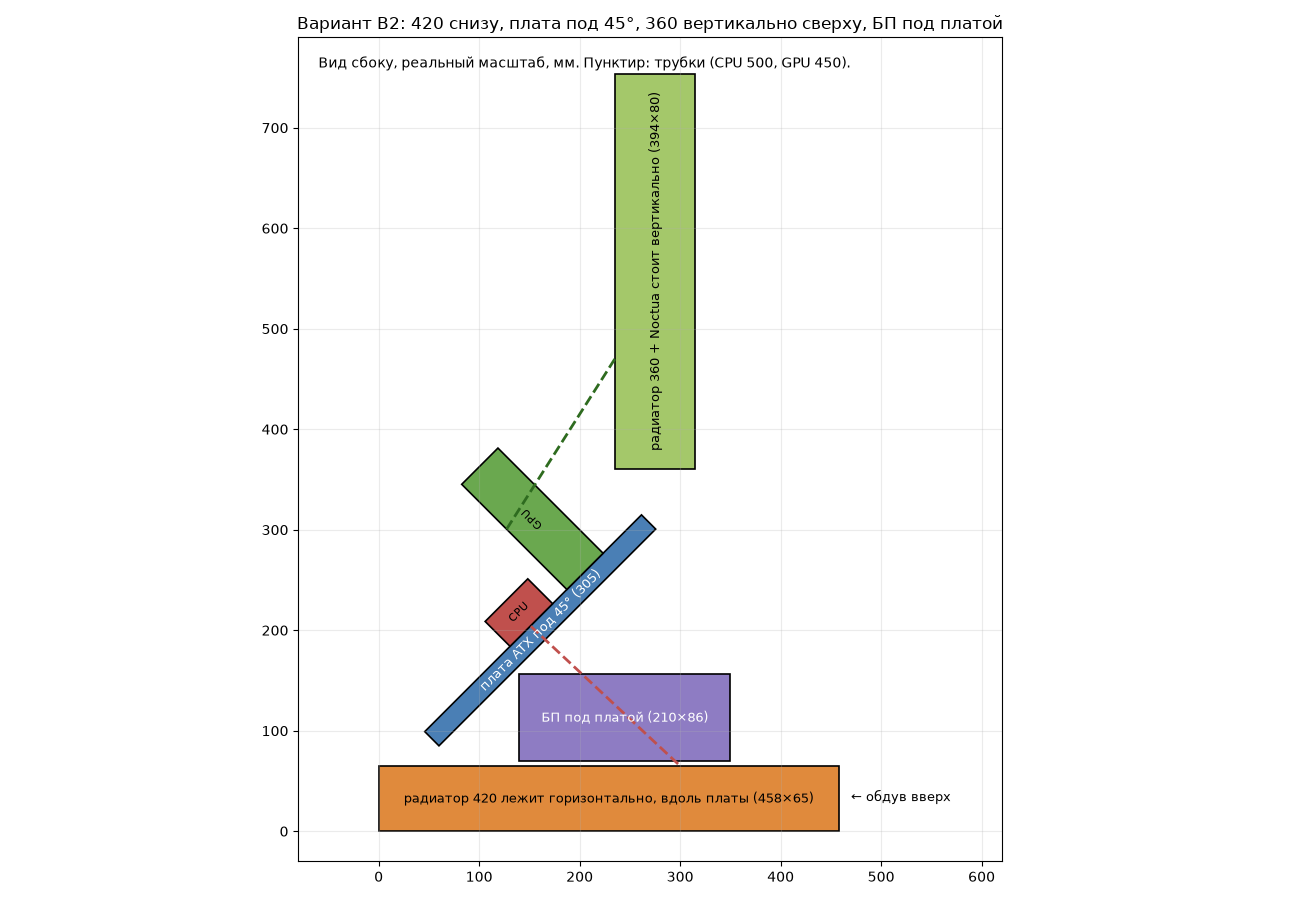

This chart was generated by the following Python code:
import math, matplotlib; matplotlib.use("Agg")
import matplotlib.pyplot as plt
from matplotlib.patches import Rectangle
import matplotlib.transforms as T
def box(ax,x,y,w,h,c,t,ang=0,tc="k",fs=9):
    r=Rectangle((x,y),w,h,fc=c,ec="k",lw=1.2)
    r.set_transform(T.Affine2D().rotate_deg_around(x,y,ang)+ax.transData); ax.add_patch(r)
    a=math.radians(ang); cx=x+w/2*math.cos(a)-h/2*math.sin(a); cy=y+w/2*math.sin(a)+h/2*math.cos(a)
    rot=ang+(90 if h>w*1.5 else 0)
    ax.text(cx,cy,t,ha="center",va="center",fontsize=fs,rotation=rot,color=tc)
    return cx,cy
fig,ax=plt.subplots(figsize=(13,9))
# side view: x = depth along board, y = height
box(ax,0,0,458,65,"#e08a3c","радиатор 420 лежит горизонтально, вдоль платы (458×65)")
ang=45; bx,by=60,85
# board 305 long, 20 thick, tilted 45°
box(ax,bx,by,305,20,"#4a7fb5","плата ATX под 45° (305)",ang=ang,tc="w")
a=math.radians(ang)
# CPU block on top face of board, at ~40% along
px=bx+120*math.cos(a)-20*math.sin(a); py=by+120*math.sin(a)+20*math.cos(a)
box(ax,px,py,60,35,"#c0504d","CPU",ang=ang,fs=8)
# GPU in slot, at ~70% along, perpendicular-ish to board (sticks out from board face)
gx=bx+200*math.cos(a)-20*math.sin(a); gy=by+200*math.sin(a)+20*math.cos(a)
box(ax,gx,gy,51,148,"#6aa84f","GPU",ang=ang,fs=8)
# PSU under board (in triangle space)
box(ax,140,70,210,86,"#8e7cc3","БП под платой (210×86)",tc="w")
# 360 rad vertical above board
box(ax,235,360,80,394,"#a4c86a","радиатор 360 + Noctua стоит вертикально (394×80)")
# tubes
ax.plot([px+10,300],[py+30,65],ls="--",color="#c0504d",lw=2)
ax.plot([gx-60,235],[gy+60,470],ls="--",color="#2e6b1f",lw=2)
ax.text(470,30,"← обдув вверх",fontsize=9)
ax.text(-60,760,"Вид сбоку, реальный масштаб, мм. Пунктир: трубки (CPU 500, GPU 450).",fontsize=10)
ax.set_aspect("equal"); ax.set_xlim(-80,620); ax.set_ylim(-30,790); ax.grid(alpha=.25)
ax.set_title("Вариант B2: 420 снизу, плата под 45°, 360 вертикально сверху, БП под платой",fontsize=12)
plt.tight_layout(); plt.savefig("layout_b2.png",dpi=100)
